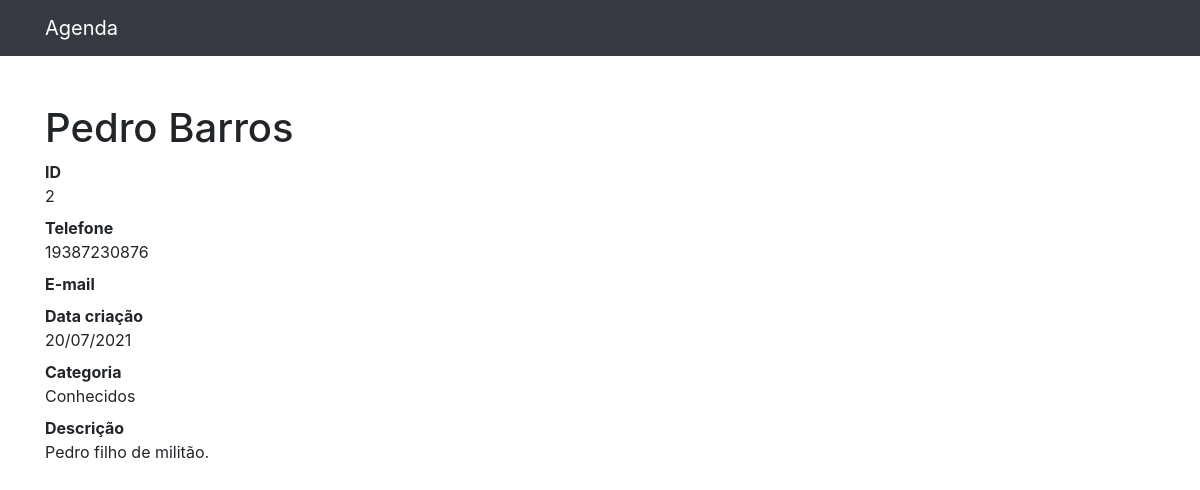
/2, run on the app's committed database.
### contatos/models.py (models this page shows, shortened)
class Contato(models.Model):
    nome = models.CharField(max_length=255)
    sobrenome = models.CharField(max_length=255, blank=True)
    telefone = models.CharField(max_length=255)
    email = models.CharField(max_length=255, blank =True)
    datacriacao = models.DateTimeField(default = timezone.now)
    descricao = models.TextField(blank=True)
    categoria = models.ForeignKey(Categoria, on_delete=models.DO_NOTHING)

class Categoria(models.Model):
    nome = models.CharField(max_length=255)
    def __str__(self):
        return self.nome

### contatos/views.py (the view)
# urls.py: path('<int:contato_id>',views.ver_contato,name='ver_contato')
def ver_contato(request, contato_id):
    contato = Contato.objects.get(id = contato_id) #Recupera dados do banco e armazena na variável
    return render(request,'contatos/ver_contato.html',{
        'contato':contato
    })

### contatos/templates/contatos/ver_contato.html (shortened to what this page needs)
{%extends 'base.html'%}
{%block conteudo%}
<h1 class="mt-5">{{contato.nome}} {{contato.sobrenome}}</h1>
        <dl>
            <dt>ID</dt>
            <dd>{{contato.id}}</dd>
            <dt>Telefone</dt>
            <dd>{{contato.telefone}}</dd>
            <dt>E-mail</dt>
            <dt>Data criação</dt>
            <dd>{{contato.datacriacao | date:'d/m/Y'}}</dd>
            <dt>Categoria</dt>
            <dd>{{contato.categoria}}</dd>
            <dt>Descrição</dt>
            <dd>
                {{contato.descricao}}
            </dd>
        </dl>
{%endblock%}

### data on the page
Contato: nome "Pedro", sobrenome "Barros", id "2", telefone "19387230876", datacriacao "20/07/2021", categoria "Conhecidos", descricao "Pedro filho de militão."
